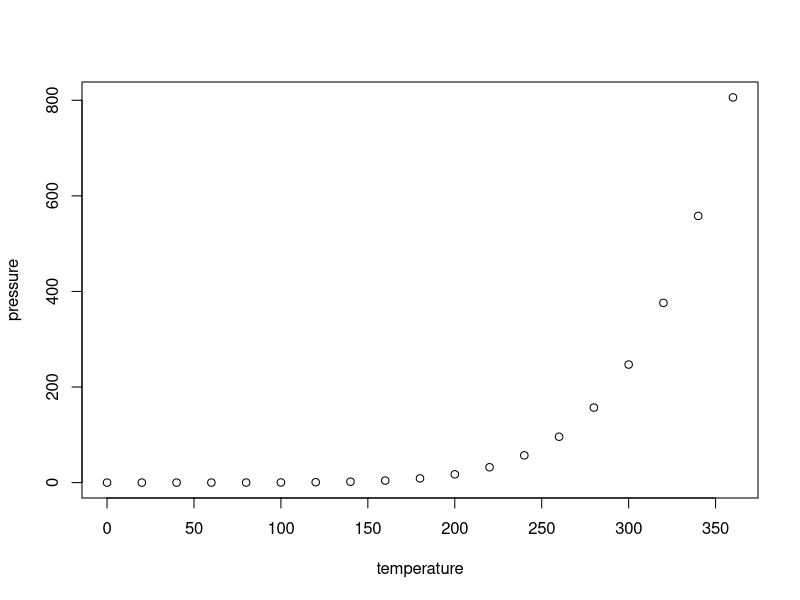
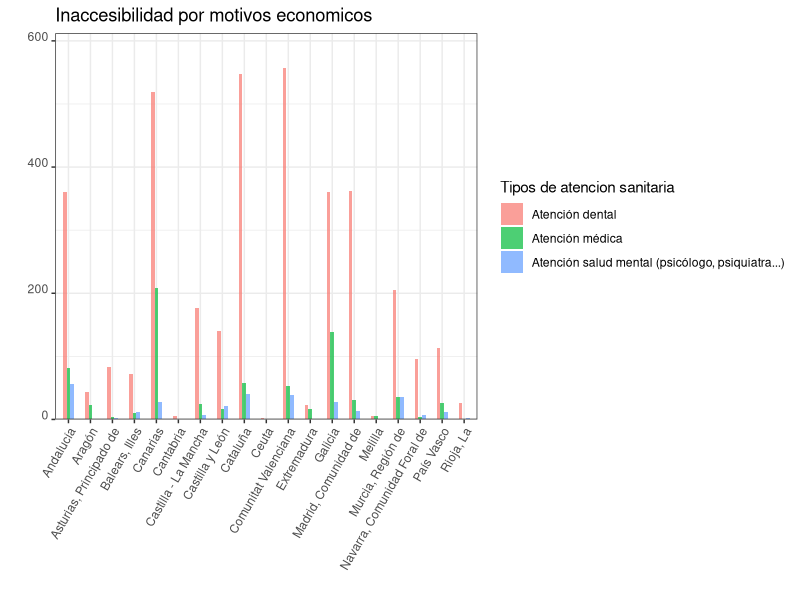
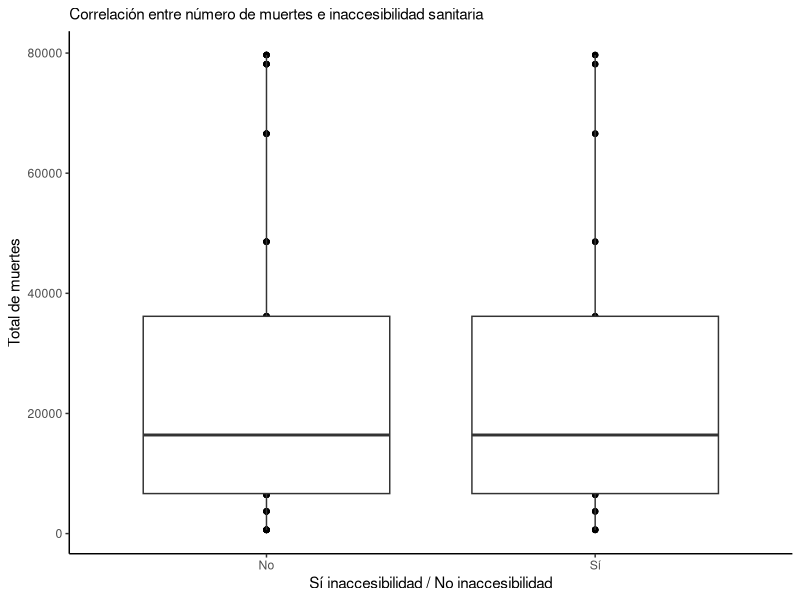
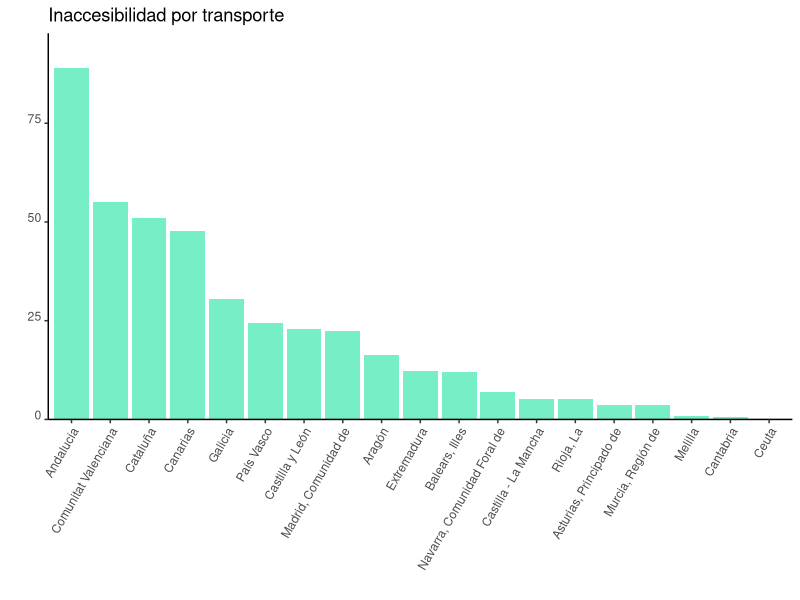
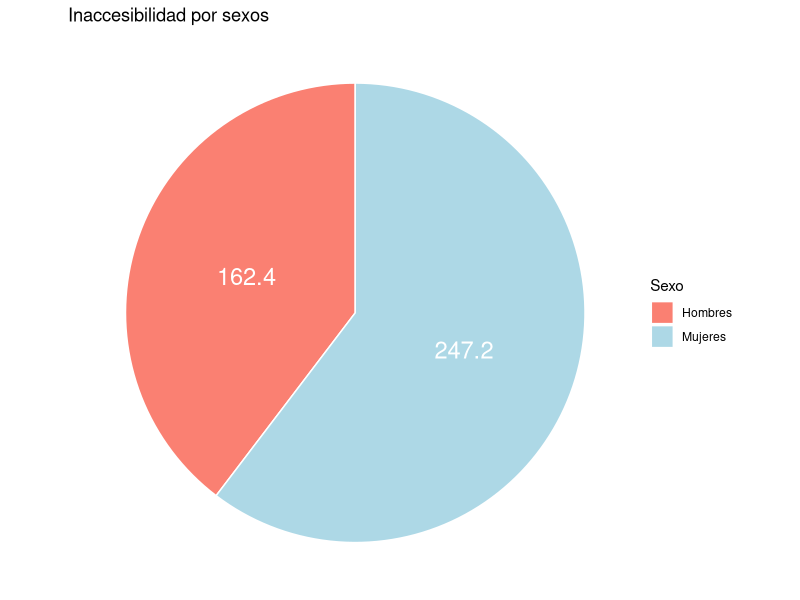

Here is the R script that generated these plots, in order:
## ---- chunk 1
knitr::opts_chunk$set(echo = TRUE)
## ---- chunk 2
summary(cars)
## ---- chunk 3
plot(pressure)
## ---- chunk 4
   library(readr)
   Inaccesibilidad_por_motivos_economicos <-
   read_csv2("DATOS/Inaccesibilidad por motivos economicos.csv")
## ---- chunk 5
str(Inaccesibilidad_por_motivos_economicos)
## ---- chunk 6
spec(Inaccesibilidad_por_motivos_economicos)
## ---- chunk 7
summary(Inaccesibilidad_por_motivos_economicos)
## ---- chunk 8
library(tidyverse)
## ---- chunk 9
Inaccesibilidad_m_economicos <-  
  Inaccesibilidad_por_motivos_economicos %>% 
  select(`Comunidad autónoma`, `Sí o no`, Total,`Sexo`,`Tipos atención sanitaria`)

Inaccesibilidad_m_economicos

Datos_filtrados_economicos<-
Inaccesibilidad_m_economicos %>%
  filter(`Comunidad autónoma`!="Total Nacional" & `Sí o no` != "TOTAL" & `Sí o no` != "No" & `Sí o no` != "No necesitó asistencia" & `Sí o no` != "No consta",`Sexo` != "Hombres"&`Sexo` !="Mujeres"& `Tipos atención sanitaria`!="Medicamento recetado")%>%
group_by(`Comunidad autónoma`,`Sexo`,`Tipos atención sanitaria`,`Total`)
  
str(Datos_filtrados_economicos)

## ---- chunk 10
Resultado1 <-
Datos_filtrados_economicos %>% 
  drop_na() %>%
  ggplot(data =.,
       mapping = aes(x =`Comunidad autónoma`, y = Total, fill=factor(`Tipos atención sanitaria`))) +
  geom_bar(stat='identity',position='dodge',width = 0.5, alpha= 0.7)+
  theme_bw()+
  theme(axis.text.x = element_text(angle = 60, vjust = 1, hjust=1))+
  theme(axis.text.y = element_text(angle = 0, vjust = 0, hjust=1))+
  labs(title= "Inaccesibilidad por motivos economicos", x= " ", y= " ",fill="Tipos de atencion sanitaria")+
  scale_y_continuous(expand = expansion(mult = c(0, .1)))
  
Resultado1
## ---- chunk 11
library(tidyverse)
## ---- chunk 12
library(readxl)
Muerte_inaccesibilidad <- read_excel("DATOS/Muerte_inaccesibilidad.xlsx")
## ---- chunk 13
summary(Muerte_inaccesibilidad)
str(Muerte_inaccesibilidad)
## ---- chunk 14
Muerte_inaccesibilidad %>%
  select(`Comunidad autónoma de residencia del fallecido`, Total_muertes = Total)
## ---- chunk 15
library(readxl)
inaccesibilidad_comunidades <- read_excel("DATOS/inaccesibilidad_comunidades.xlsx")
## ---- chunk 16
summary(inaccesibilidad_comunidades)
str(inaccesibilidad_comunidades)
## ---- chunk 17
inaccesibilidad_comunidades %>%
  select(`Comunidad autónoma`, `Sí o no`, Total)
## ---- chunk 18
Correlacion_muerte_inaccesibilidad <-
Muerte_inaccesibilidad %>% 
  select(`Comunidad autónoma de residencia del fallecido`, Total) %>% 
  full_join(x = ., 
            y = inaccesibilidad_comunidades %>% 
              select(`Comunidad autónoma`, `Sí o no`, Total),
            by = c("Comunidad autónoma de residencia del fallecido" = "Comunidad autónoma"))
## ---- chunk 19
Correlacion_muerte_inaccesibilidad
table(Correlacion_muerte_inaccesibilidad$`Sí o no`)
## ---- chunk 20
Resultado_final <- Correlacion_muerte_inaccesibilidad %>% 
  mutate(`Sí o no` = factor(`Sí o no`, labels = c("No", "No", "Sí", "Total"))) %>% 
  filter(`Sí o no` != "Total")
  
## ---- chunk 21
Resultado_final %>% 
  drop_na() %>% 
  ggplot(data = ., mapping = aes(x = `Sí o no` , y = Total.x)) +
  geom_point(na.rm = TRUE) +
  geom_boxplot(na.rm = TRUE)+
  labs(x = "Sí inaccesibilidad / No inaccesibilidad", y = "Total de muertes", 
       subtitle = "Correlación entre número de muertes e inaccesibilidad sanitaria") +
  theme_classic()
## ---- chunk 22
library(readr)
Inaccesibilidad_y_dificultades_de_transporte <- read_csv2("DATOS/Inaccesibilidad y dificultades de transporte.csv")
## ---- chunk 23
str(Inaccesibilidad_y_dificultades_de_transporte)
## ---- chunk 24
spec(Inaccesibilidad_y_dificultades_de_transporte)
## ---- chunk 25
summary(Inaccesibilidad_y_dificultades_de_transporte)
## ---- chunk 26
library(tidyverse)
## ---- chunk 27
Inaccesibilidad_transporte <-  
  Inaccesibilidad_y_dificultades_de_transporte %>% 
  select(`Comunidad autónoma`, `Sí o no`, Total, `Sexo`)
  
Inaccesibilidad_transporte
## ---- chunk 28
Datos_filtrados<-
Inaccesibilidad_transporte %>%
  filter(`Comunidad autónoma`!="Total Nacional" & `Sí o no` != "TOTAL" & `Sí o no` != "No" & `Sí o no` != "No necesitó asistencia" & `Sí o no` != "No consta",`Sexo` != "Hombres"&`Sexo` !="Mujeres")%>%
group_by(`Comunidad autónoma`,`Sexo`)
  
str(Datos_filtrados)
## ---- chunk 29
library(forcats)
## ---- chunk 30
Resultado3 <-
Datos_filtrados %>%
  drop_na() %>%
  ggplot(data = .,
       mapping = aes(x=reorder(`Comunidad autónoma`,-Total), y= Total)) +
  geom_bar(stat='identity',fill = "aquamarine2")+
  theme_classic()+
  theme(axis.text.x = element_text(angle = 60, vjust = 1, hjust=1))+
  theme(axis.text.y = element_text(angle = 0, vjust = 0, hjust=1))+
  labs(title= "Inaccesibilidad por transporte", x= " ", y= " ")+
  scale_y_continuous(expand = expansion(mult = c(0, .1)))

Resultado3
## ---- chunk 31
Inaccesibilidad_sexos <-  
  Inaccesibilidad_y_dificultades_de_transporte %>% 
  select(`Sí o no`, Total, `Sexo`, `Comunidad autónoma`)
  
Inaccesibilidad_sexos
## ---- chunk 32
Datos_filtrados2<-
Inaccesibilidad_sexos %>%
  filter(`Comunidad autónoma`=="Total Nacional" & `Sí o no` != "TOTAL" & `Sí o no` != "No" & `Sí o no` != "No necesitó asistencia" & `Sí o no` != "No consta",`Sexo` != "Ambos sexos")%>%
group_by(`Comunidad autónoma`, `Sexo`)

str(Datos_filtrados2)
## ---- chunk 33
Resultado4 <-
Datos_filtrados2 %>%
drop_na() %>%
ggplot(data=.,aes(x='Sexo',y=Total, fill =Sexo))+
  geom_bar(stat = "identity",
           color="white")+
    geom_text(aes(label=Total),
              position=position_stack(vjust=0.5),color="white",size=6)+
  coord_polar(theta = "y")+
  scale_fill_manual(values=c("salmon", "lightblue"))+
    theme_void()+
    labs(title="Inaccesibilidad por sexos")

Resultado4
